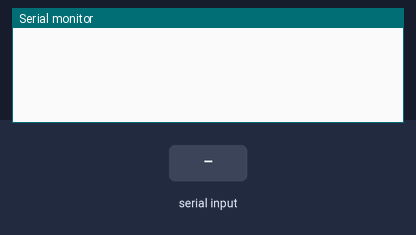
This sketch was run on a simulated Arduino Uno, built with avr-gcc and run on an emulated ATmega328P. On the bench: the last lines printed to the serial monitor. The test bench sets the inputs (shaded band).

Above: at 1.2 s.
1.3 s: "1" received over Serial
At 2.5 s:
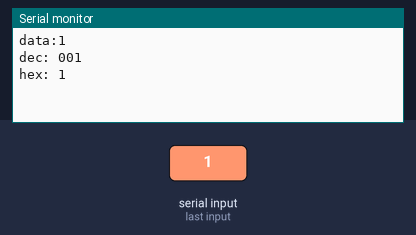
2.8 s: "0" received over Serial
At 3.6 s:
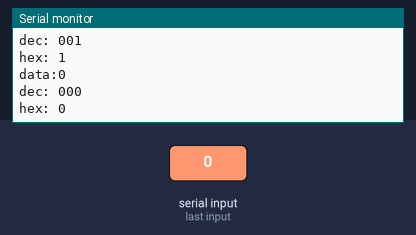
4.3 s: "2" received over Serial
At 4.8 s:
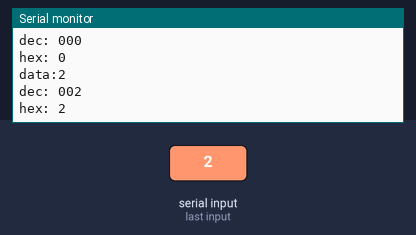

Measured:
- after the input at 1.3 s, the serial monitor: prints a new line at once (image 1)
- after the input at 2.8 s, the serial monitor: prints a new line at once (image 2)
- after the input at 4.3 s, the serial monitor: prints a new line at once (image 3)

The sketch:

serialhex2dec.ino
```cpp
/*
    @name             Hex to decimal
    @description      Hex to decimal
    @version          1.4
    @date             2020/3/13
    @Author           chemoontheshy
*/
#include"Hex2dec.h"
Hex2dec hex2dec;
void setup() {
  // put your setup code here, to run once:
  Serial.begin(115200);//serial baud rate
}

void loop() {
  // put your main code here, to run repeatedly:

  if (Serial.available() > 0)//received data
  {
    String data;
    while (Serial.available() > 0) {
      data = data + char(Serial.read());
      delay(2);
    }
    Serial.println("data:" + data);
    String hex = data;
    String dec;
    /*
      (String hex,char ' ')
      参数1，输入的需要转换的16进制（String）
      参数2，输入分隔符，默认‘ ’（默认空格，）NUll也可以，但是会报警告。（char）
    */
    dec = hex2dec.getsDec(hex, ',');
    //    long dec = todec(hex);
    Serial.print("dec: ");
    Serial.println(dec);
    Serial.print("hex: ");
    Serial.println(hex);
  }
}
```
